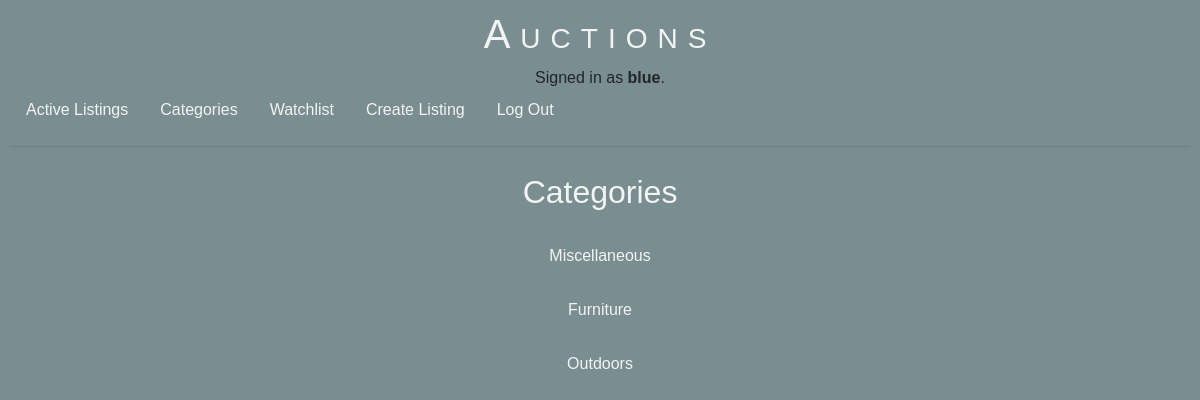
The page /categories (signed in) on the database its author committed.
### auctions/models.py (models this page shows, shortened)
class User(AbstractUser):
    pass

class Category(models.Model):
    name = models.CharField(max_length=20, default="")
    class Meta:
        verbose_name_plural = "Categories"

### auctions/views.py (the view)
# urls.py: path("categories", views.categories, name="categories"),
def categories(request):
    return render(request, "auctions/categories.html", {
        "categories": Category.objects.all()
    })

### auctions/templates/auctions/categories.html
{% extends "auctions/layout.html" %}
{% block body %}
    <h2>Categories</h2>
    <ul>
        {% for category in categories %}
            <li class="indexitem"><a href="{% url 'category' category.id %}">{{ category.name }}</a></li>
        {% endfor %}
    </ul>
{% endblock %}

### auctions/templates/auctions/layout.html (shortened to what this page needs)
{% load static %}
<!DOCTYPE html>
<html lang="en">
    <head>
        <link rel="stylesheet" href="https://stackpath.bootstrapcdn.com/bootstrap/4.4.1/css/bootstrap.min.css">
        <link href="{% static 'auctions/styles.css' %}" rel="stylesheet">
    </head>
    <body>
        <h1>Auctions</h1>
        <div>
            {% if user.is_authenticated %}
                Signed in as <strong>{{ user.username }}</strong>.
            {% else %}
                Not signed in.
            {% endif %}
        </div>
        <ul class="nav">
            <li class="nav-item">
                <a class="nav-link" href="{% url 'index' %}">Active Listings</a>
            </li>
            <li class="nav-item">
                <a class="nav-link" href="{% url 'categories' %}">Categories</a>
            </li>
            {% if user.is_authenticated %}
            <li class="nav-item">
                <a class="nav-link" href="{% url 'watchlist' %}">Watchlist</a>
            </li>
            <li class="nav-item">
                <a class="nav-link" href="{% url 'create' %}">Create Listing</a>
            </li>
            {% endif %}
            {% if user.is_authenticated %}
                <li class="nav-item">
                    <a class="nav-link" href="{% url 'logout' %}">Log Out</a>
                </li>
            {% endif %}
        </ul>
        <hr>
        {% block body %}
        {% endblock %}
    </body>
</html>

### auctions/static/auctions/styles.css (style rules this page uses)
html { height: 100%; }
body { padding: 10px; box-sizing: border-box; height: 100%; background-color: #7A8D90; font-family: Avenir, Arial, sans-serif; text-align: center; }
h1 { color: #F2F4F3; font-family: Avenir, Arial, sans-serif; text-align: center; font-variant: small-caps; letter-spacing: 10px; }
h2 { color: #F2F4F3; font-family: Avenir, Arial, sans-serif; text-align: center; padding: 10px; }
.indexitem { margin: auto; padding: 15px 5px; text-align: center; }
.indexitem a { height: 100%; width: 100%; padding: 15px 100px; }
a { color: #F2F4F3; text-decoration: none; height: 100%; width: 100%; }
ul { list-style: none; padding: 0px; }
li { list-style: none; }

### rows shown on the page
User: username "blue"
Category: name "Miscellaneous"
Category: name "Furniture"
Category: name "Outdoors"
